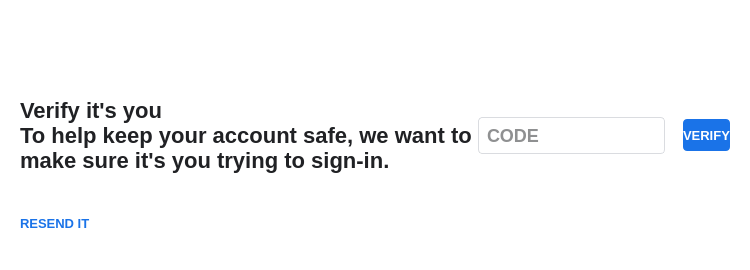
<?xml version="1.0" encoding="UTF-8"?>
<ui version="4.0">
 <class>OtpDialog</class>
 <widget class="QDialog" name="OtpDialog">
  <property name="geometry">
   <rect>
    <x>0</x>
    <y>0</y>
    <width>750</width>
    <height>270</height>
   </rect>
  </property>
  <property name="minimumSize">
   <size>
    <width>750</width>
    <height>270</height>
   </size>
  </property>
  <property name="windowTitle">
   <string>Dialog</string>
  </property>
  <property name="styleSheet">
   <string notr="true">QDialog {
    background-color: white;
}

QLabel#label_2 {
    color: #202124;
    font-size: 22px;
    font-weight: 500;
}

QLabel#icon {
    border: none;
}

QLineEdit#lineEdit {
    background: white;
    border: 1px solid #dadce0;
    border-radius: 4px;
    color: #202124;
    font-size: 18px;
    font-weight: bold;
    padding: 6px;
}

QLineEdit#lineEdit:focus {
    border: 2px solid #1a73e8;
}

QPushButton#pushButton_2 {
    background-color: #1a73e8;
    color: white;
    border: none;
    border-radius: 4px;
    min-height: 32px;
    font-size: 13px;
    font-weight: bold;
}

QPushButton#pushButton_2:hover {
    background-color: #1765cc;
}

QPushButton#pushButton_2:pressed {
    background-color: #1557b0;
}

QPushButton#pushButton {
    background: transparent;
    color: #1a73e8;
    border: none;
    font-size: 13px;
    font-weight: bold;
    text-align: left;
}

QPushButton#pushButton:hover {
    text-decoration: underline;
}
QLabel#labelTimer{
	color: #555;
	font-size: 11px;
	padding 10px;
	border: none
}</string>
  </property>
  <layout class="QVBoxLayout" name="verticalLayout">
   <item>
    <widget class="QWidget" name="widget_2" native="true">
     <layout class="QHBoxLayout" name="horizontalLayout_2">
      <item>
       <widget class="QLabel" name="icon">
        <property name="text">
         <string/>
        </property>
       </widget>
      </item>
      <item>
       <spacer name="horizontalSpacer">
        <property name="orientation">
         <enum>Qt::Horizontal</enum>
        </property>
        <property name="sizeHint" stdset="0">
         <size>
          <width>40</width>
          <height>20</height>
         </size>
        </property>
       </spacer>
      </item>
     </layout>
    </widget>
   </item>
   <item>
    <widget class="QWidget" name="widget" native="true">
     <layout class="QHBoxLayout" name="horizontalLayout">
      <item>
       <widget class="QLabel" name="label_2">
        <property name="sizePolicy">
         <sizepolicy hsizetype="Expanding" vsizetype="Preferred">
          <horstretch>0</horstretch>
          <verstretch>0</verstretch>
         </sizepolicy>
        </property>
        <property name="text">
         <string>&lt;html&gt;&lt;head/&gt;&lt;body&gt;&lt;p&gt;Verify it's you&lt;br/&gt;To help keep your account safe, we want to &lt;br/&gt;make sure it's you trying to sign-in.&lt;/p&gt;&lt;/body&gt;&lt;/html&gt;</string>
        </property>
       </widget>
      </item>
      <item>
       <widget class="QLineEdit" name="lineEdit">
        <property name="sizePolicy">
         <sizepolicy hsizetype="Preferred" vsizetype="Fixed">
          <horstretch>0</horstretch>
          <verstretch>0</verstretch>
         </sizepolicy>
        </property>
        <property name="text">
         <string/>
        </property>
        <property name="placeholderText">
         <string>CODE</string>
        </property>
       </widget>
      </item>
      <item>
       <widget class="QLabel" name="labelTimer">
        <property name="sizePolicy">
         <sizepolicy hsizetype="Minimum" vsizetype="Fixed">
          <horstretch>0</horstretch>
          <verstretch>0</verstretch>
         </sizepolicy>
        </property>
        <property name="text">
         <string/>
        </property>
       </widget>
      </item>
      <item>
       <widget class="QPushButton" name="pushButton_2">
        <property name="text">
         <string>VERIFY</string>
        </property>
       </widget>
      </item>
     </layout>
    </widget>
   </item>
   <item>
    <widget class="QWidget" name="widget_3" native="true">
     <layout class="QHBoxLayout" name="horizontalLayout_3">
      <item>
       <widget class="QPushButton" name="pushButton">
        <property name="text">
         <string>RESEND IT</string>
        </property>
       </widget>
      </item>
      <item>
       <spacer name="horizontalSpacer_2">
        <property name="orientation">
         <enum>Qt::Horizontal</enum>
        </property>
        <property name="sizeHint" stdset="0">
         <size>
          <width>40</width>
          <height>20</height>
         </size>
        </property>
       </spacer>
      </item>
     </layout>
    </widget>
   </item>
  </layout>
 </widget>
 <resources/>
 <connections/>
</ui>
